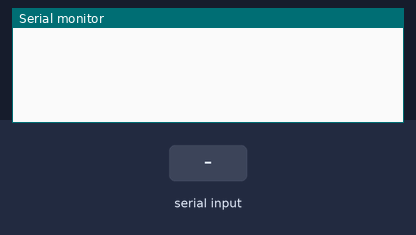
This sketch was run on a simulated ESP32. On the bench: the last lines printed to the serial monitor. Inputs (shaded band) come from the test bench.

Above: at 1.2 s.
1.3 s: "P\n" received over Serial
At 2.0 s:
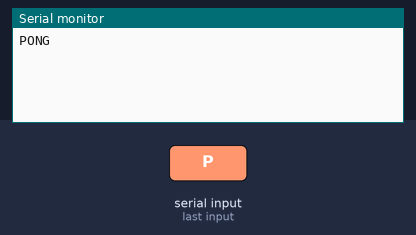
2.8 s: "X\n" received over Serial
At 3.1 s:
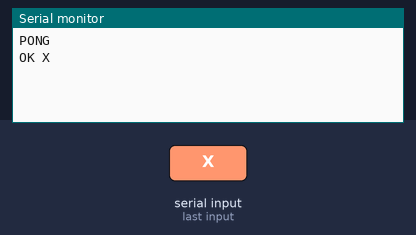
4.3 s: "G:\n" received over Serial
At 5.5 s:
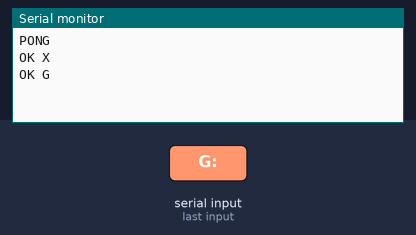

Measured:
- after the input at 1.3 s, the serial monitor: prints a new line at once (image 1)
- after the input at 2.8 s, the serial monitor: prints a new line at once (image 2)
- after the input at 4.3 s, the serial monitor: prints a new line at once (image 3)

The sketch:

usbtester.ino
```cpp
/*
  ESP32 USB-Strecken-Tester  (Gegenstelle zu usblinktester.py)

  Board:  ESP32 Dev Module (ESP32-WROOM), Arduino-ESP32 Core >= 2.0.14 oder 3.x
  Tools -> Core Debug Level: "None"   (sonst stoeren Log-Ausgaben den Test)
  Serial Monitor in der Arduino IDE muss GESCHLOSSEN sein!

  Ablauf:
   - Start mit 115200 Baud, wartet auf Kommandos vom PC (Textzeilen):
       P        -> antwortet "PONG"
       B:<baud> -> wechselt die Baudrate (antwortet vorher "OK B")
       G:<mode> -> Test starten (1 = ESP sendet Vollgas, 2 = PC sendet Vollgas, 3 = beides)
       X        -> Test stoppen
       K        -> Keepalive
   - Datenframes (256 Byte, beide Richtungen):
       AA 55 | seq u32 | gut u32 | verloren u32 | 240 Byte Payload | CRC16-CCITT
     "gut"/"verloren" = Zaehler des ESP fuer Frames, die er vom PC empfangen hat.
   - Kommt 3 s lang nichts Gueltiges vom PC, faellt der ESP auf 115200 Baud zurueck.
*/

#include <Arduino.h>

constexpr uint32_t BAUD_BASE          = 115200;
constexpr size_t   FRAME_LEN          = 256;
constexpr size_t   PAYLOAD_LEN        = 240;
constexpr uint8_t  SYNC0              = 0xAA;
constexpr uint8_t  SYNC1              = 0x55;
constexpr uint32_t REVERT_MS          = 3000;
constexpr uint32_t STATUS_INTERVAL_MS = 100;   // Statusframe, wenn ESP nicht "Vollgas" sendet

uint32_t curBaud   = BAUD_BASE;
uint8_t  mode      = 0;
bool     streaming = false;

uint32_t txSeq = 0;
uint32_t rxGood = 0, rxLost = 0, rxExpected = 0;
bool     rxFirst = true;

uint32_t lastValidMs  = 0;
uint32_t lastStatusMs = 0;

uint8_t  rxBuf[FRAME_LEN];
size_t   rxLen = 0;
uint8_t  txBuf[FRAME_LEN];
char     lineBuf[32];
uint8_t  lineLen = 0;
uint16_t crcTab[256];

void initCrc() {
  for (uint16_t i = 0; i < 256; i++) {
    uint16_t c = i << 8;
    for (int k = 0; k < 8; k++) c = (c & 0x8000) ? (uint16_t)((c << 1) ^ 0x1021) : (uint16_t)(c << 1);
    crcTab[i] = c;
  }
}

uint16_t crc16(const uint8_t *p, size_t len) {
  uint16_t c = 0xFFFF;
  while (len--) c = (uint16_t)((c << 8) ^ crcTab[((c >> 8) ^ *p++) & 0xFF]);
  return c;
}

void startSerial(uint32_t baud) {
  Serial.end();
  Serial.setRxBufferSize(8192);
  Serial.setTxBufferSize(8192);
  Serial.begin(baud);
  curBaud = baud;
}

void sendFrame() {
  txBuf[0] = SYNC0;
  txBuf[1] = SYNC1;
  uint32_t seq = txSeq++;
  memcpy(&txBuf[2],  &seq,    4);
  memcpy(&txBuf[6],  &rxGood, 4);
  memcpy(&txBuf[10], &rxLost, 4);
  uint32_t s = seq * 7;
  for (size_t i = 0; i < PAYLOAD_LEN; i++) txBuf[14 + i] = (uint8_t)(s + i * 13);
  uint16_t crc = crc16(&txBuf[2], FRAME_LEN - 4);
  txBuf[254] = crc & 0xFF;
  txBuf[255] = crc >> 8;
  Serial.write(txBuf, FRAME_LEN);
}

void handleLine() {
  lineBuf[lineLen] = 0;
  if (strcmp(lineBuf, "P") == 0) {
    Serial.print("PONG\n");
    lastValidMs = millis();
  } else if (strcmp(lineBuf, "X") == 0) {
    streaming = false;
    Serial.print("OK X\n");
    lastValidMs = millis();
  } else if (strcmp(lineBuf, "K") == 0) {
    lastValidMs = millis();
  } else if (strncmp(lineBuf, "B:", 2) == 0) {
    uint32_t b = strtoul(lineBuf + 2, nullptr, 10);
    if (b >= 9600 && b <= 5000000) {
      streaming = false;
      Serial.print("OK B\n");
      Serial.flush();
      delay(30);
      startSerial(b);
      lastValidMs = millis();
    }
  } else if (strncmp(lineBuf, "G:", 2) == 0) {
    mode = atoi(lineBuf + 2);
    rxGood = rxLost = 0;
    rxFirst = true;
    txSeq = 0;
    Serial.print("OK G\n");
    streaming = true;
    lastStatusMs = millis();
    lastValidMs = millis();
  }
}

void textByte(uint8_t b) {
  if (b == '\n') {
    handleLine();
    lineLen = 0;
  } else if (b >= 32 && b < 127) {
    if (lineLen < sizeof(lineBuf) - 1) lineBuf[lineLen++] = (char)b;
  }
}

void shift1() {
  rxLen--;
  memmove(rxBuf, rxBuf + 1, rxLen);
}

void processFrame() {
  uint32_t seq;
  memcpy(&seq, &rxBuf[2], 4);
  lastValidMs = millis();
  if (rxFirst) {
    rxFirst = false;
    rxExpected = seq;
  }
  if (seq >= rxExpected) {
    rxLost += seq - rxExpected;
    rxExpected = seq + 1;
    rxGood++;
  }
}

void feedByte(uint8_t b) {
  rxBuf[rxLen++] = b;
  while (rxLen > 0) {
    if (rxBuf[0] != SYNC0) { textByte(rxBuf[0]); shift1(); continue; }
    if (rxLen >= 2 && rxBuf[1] != SYNC1) { shift1(); continue; }
    if (rxLen < FRAME_LEN) break;
    uint16_t crcRx = rxBuf[254] | (rxBuf[255] << 8);
    if (crc16(&rxBuf[2], FRAME_LEN - 4) == crcRx) {
      processFrame();
      rxLen = 0;
    } else {
      shift1();   // Resync: ein Byte verwerfen und weitersuchen
    }
  }
}

void setup() {
  initCrc();
  startSerial(BAUD_BASE);
  lastValidMs = millis();
}

void loop() {
  uint8_t tmp[256];
  int n = Serial.available();
  if (n > 0) {
    n = Serial.readBytes(tmp, n > 256 ? 256 : n);
    for (int i = 0; i < n; i++) feedByte(tmp[i]);
  }

  uint32_t now = millis();

  if (curBaud != BAUD_BASE && now - lastValidMs > REVERT_MS) {
    streaming = false;
    startSerial(BAUD_BASE);
    lastValidMs = now;
  }

  if (streaming) {
    if (mode & 1) {
      for (int i = 0; i < 8 && Serial.availableForWrite() >= (int)FRAME_LEN; i++) sendFrame();
    } else if (now - lastStatusMs >= STATUS_INTERVAL_MS) {
      lastStatusMs = now;
      if (Serial.availableForWrite() >= (int)FRAME_LEN) sendFrame();
    }
  }
}
```
